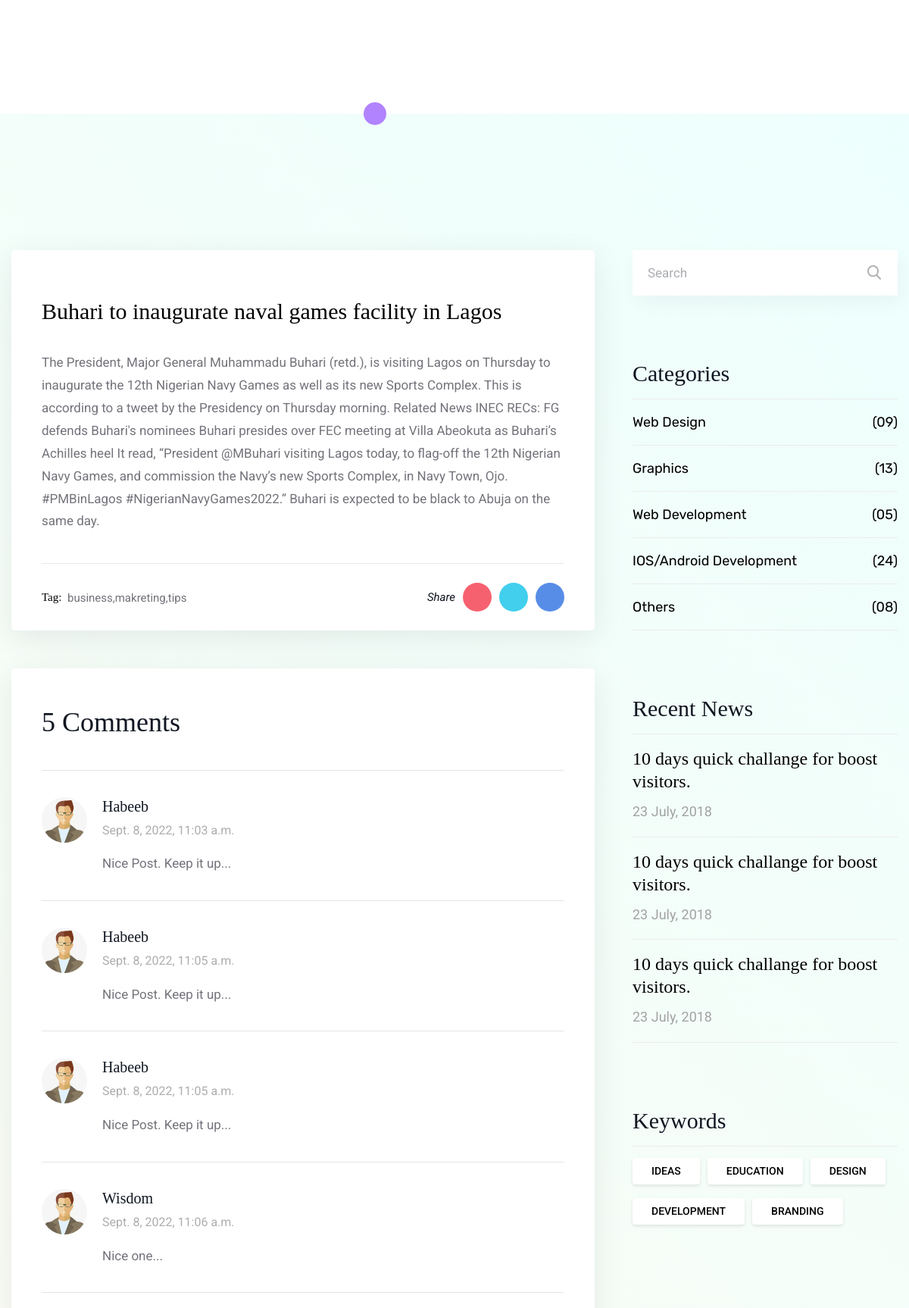
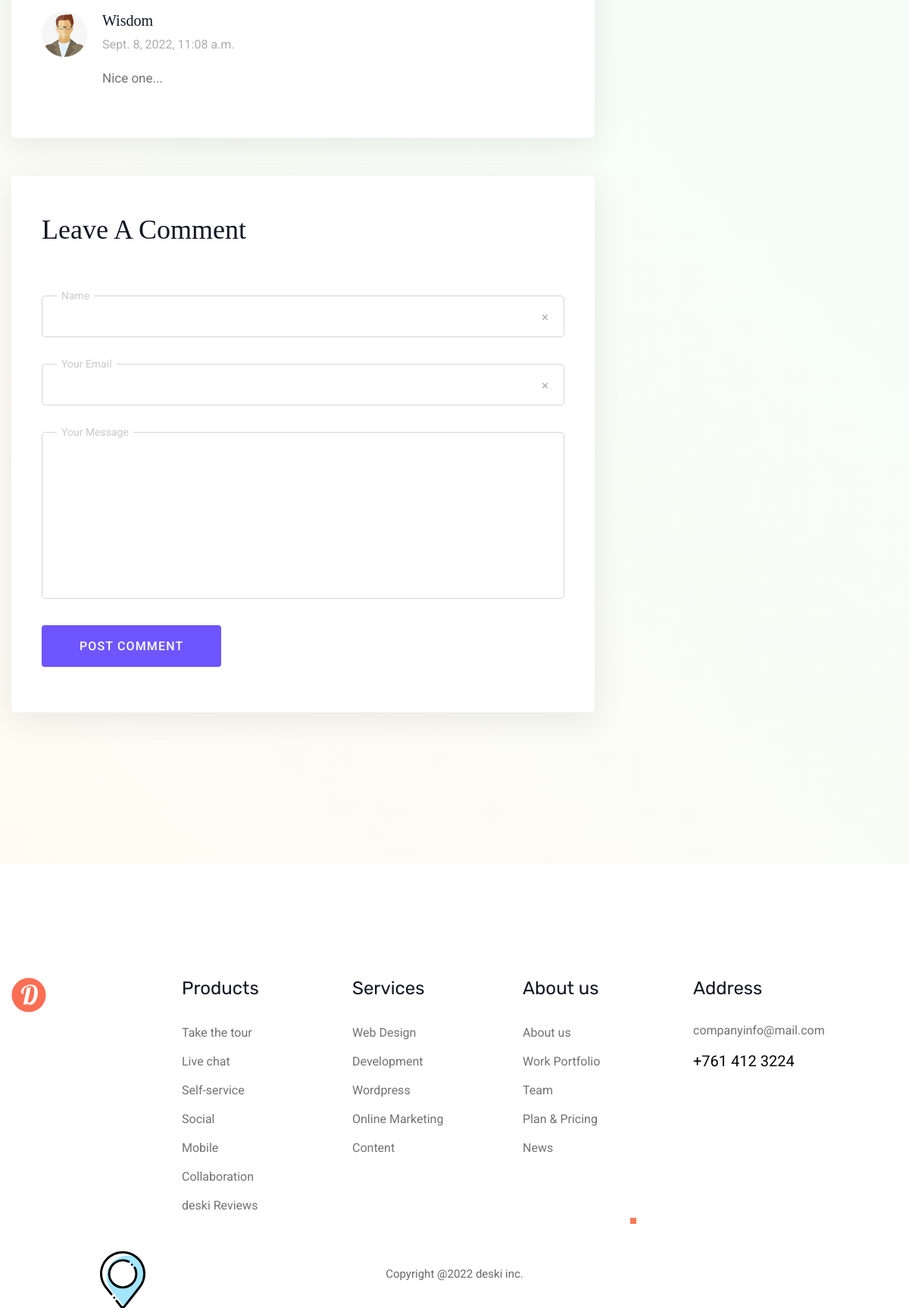
The app's page /detail/buhari-to-inaugurate-naval-games-facility-in-lagos with its own data (2 pictures, top to bottom).
### app/models.py (models this page shows, shortened)
class Post(models.Model):
    STATUS_TYPE = [
        ('Publish', 'Publish'),
        ('Draft', 'Draft'),
    ]
    user = models.ForeignKey(User, on_delete=models.CASCADE)
    title = models.CharField(max_length=500)
    content = models.TextField(max_length=20000)
    image = models.ImageField(upload_to='blogImage/')
    category = models.ForeignKey(Category, on_delete=models.CASCADE)
    status = models.CharField(choices=STATUS_TYPE, max_length=50)
    approval = models.BooleanField(default=False)
    slug = models.SlugField(max_length=100, unique=True, blank=True)
    created_at = models.DateTimeField(auto_now_add=True)

class Comment(models.Model):
    post = models.ForeignKey(Post, on_delete=models.CASCADE)
    comment = models.TextField(max_length=2000)
    name = models.CharField(max_length=500)
    email = models.CharField(max_length=100)
    created_at = models.DateTimeField(auto_now_add=True)

### app/views.py (the view, shortened to what this page needs)
# urls.py: path('detail/<str:slug>', BlogDetails, name="detail_page")
def BlogDetails(request, slug):
    template_name = 'details.html'
    post = get_object_or_404(Post, slug=slug)
    comments = Comment.objects.filter(post=post)
    comment_form = CommentForm()
    context = {
        'post': post,
        'comment_form': comment_form,
        'comments': comments
    }
    return render(request, template_name, context)

### app/form.py
class CommentForm(forms.ModelForm):
    class Meta:
        model = Comment
        exclude = ['created_at', 'post']

### template/details.html (shortened to what this page needs)
{% extends "base.html" %}
{% load static %}
{% block content %}
			<div class="blog-page-bg">
				<div class="shapes shape-one"></div>
				<div class="container">
					<div class="row">
						<div class="col-lg-8 feature-blog-one width-lg blog-details-post-v1">
							<div class="post-meta">
								<div class="tag">{{post.create_at}}</div>
								<h3 class="title">{{post.title}}</h3>
								<p>{{post.content}}</p>
								<div class="d-sm-flex align-items-center justify-content-between share-area">
									<ul class="tag-feature d-flex">
										<li>Tag: &nbsp;</li>
										<li><a href="#">business,</a></li>
										<li><a href="#">makreting,</a></li>
										<li><a href="#">tips</a></li>
									</ul>
									<ul class="share-option d-flex align-items-center">
										<li>Share</li>
										<li><a href="#" style="background: #F6616F;"><i class="fa fa-google-plus" aria-hidden="true"></i></a></li>
										<li><a href="#" style="background: #41CFED;"><i class="fa fa-twitter" aria-hidden="true"></i></a></li>
										<li><a href="#" style="background: #588DE7;"><i class="fa fa-facebook" aria-hidden="true"></i></a></li>
									</ul>
								</div>
							</div>
							<div class="comment-area">
								<h3 class="title">{{comments|length}} Comments</h3>
								{% for c in comments %}
								<div class="single-comment">
									<div class="d-flex">
										<img src="{% static 'images/th.jpg' %}" alt="" class="user-img">
										<div class="comment">
											<h6 class="name">{{c.name}}</h6>
											<div class="time">{{c.created_at}}</div>
											<p>{{c.comment}}</p>
										</div>
									</div>
								</div>
								{% endfor %}
							</div>
							<div class="comment-form-section">
								<h3 class="title">Leave A Comment</h3>
								<div class="form-style-light">
									<form method='post'>
										<div class="row">
											<div class="col-12">
												<div class="input-group-meta mb-35">
													<label>Name</label>
													{{comment_form.name}}
													<span class="placeholder_icon valid-sign"><img src="images/icon/18.svg" alt=""></span>
												</div>
											</div>
											<div class="col-12">
												<div class="input-group-meta mb-35">
													<label>Your Email</label>
													{{comment_form.email}}
													<span class="placeholder_icon valid-sign"><img src="images/icon/18.svg" alt=""></span>
												</div>
											</div>
											<div class="col-12">
												<div class="input-group-meta lg mb-35">
													<label>Your Message</label>
													{{comment_form.comment}}
												</div>
											</div>
											<div class="col-12"><button class="theme-btn-one btn-lg" type="submit">Post Comment</button></div>
										</div>
									</form>
								</div>
							</div>
						</div>
						<div class="col-lg-4 col-md-6">
							<div class="blog-sidebar-one">
								<div class="sidebar-search-form mb-85">
									<form action="#">
										<input type="text" placeholder="Search">
										<button><img src="images/icon/50.svg" alt=""></button>
									</form>
								</div>
								<div class="sidebar-categories mb-85">
									<h4 class="sidebar-title">Categories</h4>
									<ul>
										<li><a href="#">Web Design <span>(09)</span></a></li>
										<li><a href="#">Graphics <span>(13)</span></a></li>
										<li><a href="#">Web Development <span>(05)</span></a></li>
										<li><a href="#">IOS/Android Development <span>(24)</span></a></li>
										<li><a href="#">Others <span>(08)</span></a></li>
									</ul>
								</div>
								<div class="sidebar-recent-news mb-85">
									<h4 class="sidebar-title">Recent News</h4>
									<ul>
										<li><a href="#">
											<span class="title">10 days quick challange for boost visitors.</span>
											<span class="date">23 July, 2018</span>
										</a></li>
										<li><a href="#">
											<span class="title">10 days quick challange for boost visitors.</span>
											<span class="date">23 July, 2018</span>
										</a></li>
										<li><a href="#">
											<span class="title">10 days quick challange for boost visitors.</span>
											<span class="date">23 July, 2018</span>
										</a></li>
									</ul>
								</div>
								<div class="sidebar-keyword">
									<h4 class="sidebar-title">Keywords</h4>
									<ul class="cleafix">
										<li><a href="#">Ideas</a></li>
										<li><a href="#">Education</a></li>
										<li><a href="#">Design</a></li>
										<li><a href="#">Development</a></li>
										<li><a href="#">Branding</a></li>
									</ul>
								</div>
							</div>
						</div>
					</div>
				</div>
			</div>
{% endblock content %}

### template/base.html (shortened to what this page needs)
{% load static %}
<!DOCTYPE html>
<html lang="en">
	<head>
		<link rel="stylesheet" type="text/css" href="{% static 'css/style.css' %}">
		<link rel="stylesheet" type="text/css" href="{% static 'css/responsive.css' %}">
	</head>
	<body>
		<div class="main-page-wrapper">
            {% block content %}
            {% endblock content %}
			<footer class="theme-footer-two pt-150 md-pt-80">
				<div class="top-footer">
					<div class="container">
						<div class="row justify-content-between">
							<div class="col-lg-2 col-12 footer-about-widget" data-aos="fade-up" data-aos-duration="1200">
								<a href="index-customer-support.html" class="logo"><img src="images/logo/deski_03.svg" alt=""></a>
							</div>
							<div class="col-lg-2 col-md-3 col-sm-6 footer-list" data-aos="fade-up" data-aos-duration="1200" data-aos-delay="50">
								<h5 class="footer-title">Products</h5>
								<ul>
									<li><a href="#">Take the tour</a></li>
									<li><a href="#">Live chat</a></li>
									<li><a href="#">Self-service</a></li>
									<li><a href="#">Social</a></li>
									<li><a href="#">Mobile</a></li>
									<li><a href="#">Collaboration</a></li>
									<li><a href="#">deski Reviews</a></li>
								</ul>
							</div>
							<div class="col-lg-2 col-md-3 col-sm-6 footer-list" data-aos="fade-up" data-aos-duration="1200" data-aos-delay="100">
								<h5 class="footer-title">Services</h5>
								<ul>
									<li><a href="#">Web Design</a></li>
									<li><a href="#">Development</a></li>
									<li><a href="#">Wordpress</a></li>
									<li><a href="#">Online Marketing</a></li>
									<li><a href="#">Content</a></li>
								</ul>
							</div>
							<div class="col-lg-2 col-md-3 col-sm-6 footer-list" data-aos="fade-up" data-aos-duration="1200" data-aos-delay="150">
								<h5 class="footer-title">About us</h5>
								<ul>
									<li><a href="#">About us</a></li>
									<li><a href="#">Work Portfolio</a></li>
									<li><a href="#">Team</a></li>
									<li><a href="#">Plan & Pricing</a></li>
									<li><a href="#">News</a></li>
								</ul>
							</div>
							<div class="col-lg-3 col-md-3 col-sm-6 address-list" data-aos="fade-up" data-aos-duration="1200" data-aos-delay="200">
								<h5 class="footer-title">Address</h5>
								<ul class="info">
									<li><a href="#">companyinfo@mail.com</a></li>
									<li><a href="#" class="mobile-num">+761 412 3224</a></li>
								</ul>
								<ul class="social-icon d-flex">
									<li><a href="#"><i class="fa fa-facebook"></i></a></li>
									<li><a href="#"><i class="fa fa-twitter"></i></a></li>
									<li><a href="#"><i class="fa fa-linkedin"></i></a></li>
								</ul>
							</div>
						</div>
					</div>
				</div>
				<div class="container">
					<div class="bottom-footer-content">
						<div class="d-flex align-items-center justify-content-center" data-aos="fade-up" data-aos-duration="1200" data-aos-anchor=".theme-footer-two">
							<p>Copyright @2022 deski inc.</p>
						</div>
					</div>
				</div>
			</footer>
		</div>
	</body>
</html>

### static/css/responsive.css (style rules this page uses)
@media (min-width: 1200px) { .container { max-width: 1170px; } }
@media (min-width: 992px) { .container { padding-right: 0;padding-left: 0; } }

### static/css/framework.css (style rules this page uses)
* { margin:0;padding:0;-webkit-box-sizing: border-box;-moz-box-sizing: border-box;box-sizing: border-box; }
html,body,div,span,applet,object,iframe,h1,h2,h3,h4,h5,h6,p,blockquote,pre,a,abbr,acronym,address,big,cite,code,dfn,em,img,ins,kbd,q,s,samp,small,strike,strong,sub,sup,tt,var,dl,dt,dd,ol,ul,li,fieldset,form,label,legend,table,caption,tbody,tfoot,thead,tr,th,td { vertical-align:baseline;text-decoration:none;margin:0;padding:0; }
ol,ul { list-style-type: none; }
a { text-decoration: none; display: inline-block; color: inherit; }
img { max-width: 100%; display: block; }
button { border:none;outline: none;box-shadow: none;display: block; padding: 0;cursor: pointer;background: transparent; }
input,textarea { outline: none; box-shadow: none;transition: all 0.3s ease-in-out; }
.pt-150 { padding-top: 150px; }
.mb-35 { margin-bottom: 35px; }
.mb-85 { margin-bottom: 85px; }

### records on screen
Post: title "Buhari to inaugurate naval games facility in Lagos", content "The President, Major General Muhammadu Buhari (retd.), is visiting Lagos on Thursday to inaugurate the 12th Nigerian Navy Games as well as its new Sports Complex. This is according to a tweet by the Presidency on Thursday morning. Related News INEC RECs: FG defends Buhari's nominees Buhari presides over FEC meeting at Villa Abeokuta as Buhari’s Achilles heel It read, “President @MBuhari visiting Lagos today, to flag-off the 12th Nigerian Navy Games, and commission the Navy’s new Sports Complex, in Navy Town, Ojo. #PMBinLagos #NigerianNavyGames2022.” Buhari is expected to be black to Abuja on the same day."
Comment: name "Habeeb", created_at "Sept. 8, 2022, 11:03 a.m.", comment "Nice Post. Keep it up..."
Comment: name "Habeeb", created_at "Sept. 8, 2022, 11:05 a.m.", comment "Nice Post. Keep it up..."
Comment: name "Habeeb", created_at "Sept. 8, 2022, 11:05 a.m.", comment "Nice Post. Keep it up..."
Comment: name "Wisdom", created_at "Sept. 8, 2022, 11:06 a.m.", comment "Nice one..."
Comment: name "Wisdom", created_at "Sept. 8, 2022, 11:08 a.m.", comment "Nice one..."

### other values on screen
{{ comments|length }} "5"
